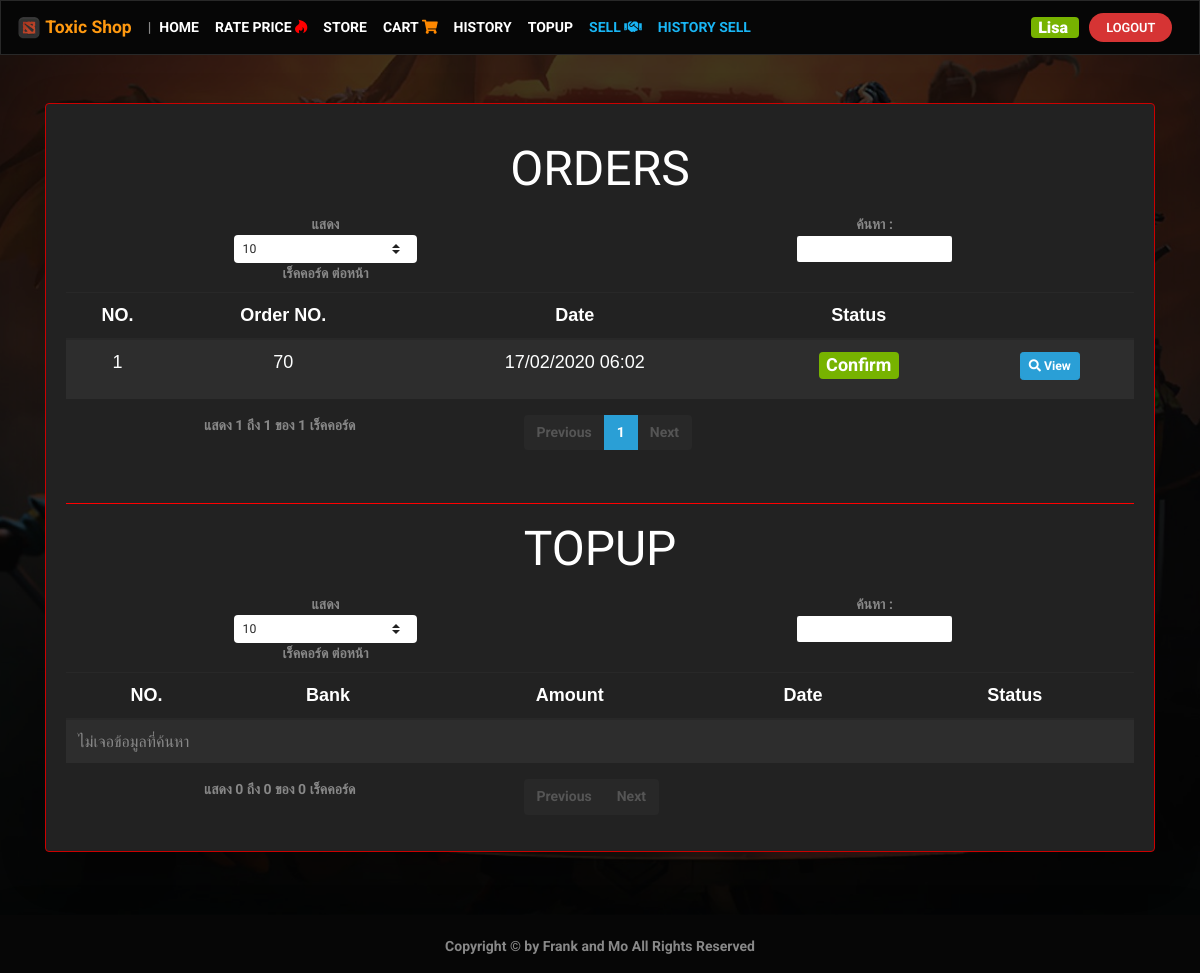
The app's page /history.php (signed in), older data.
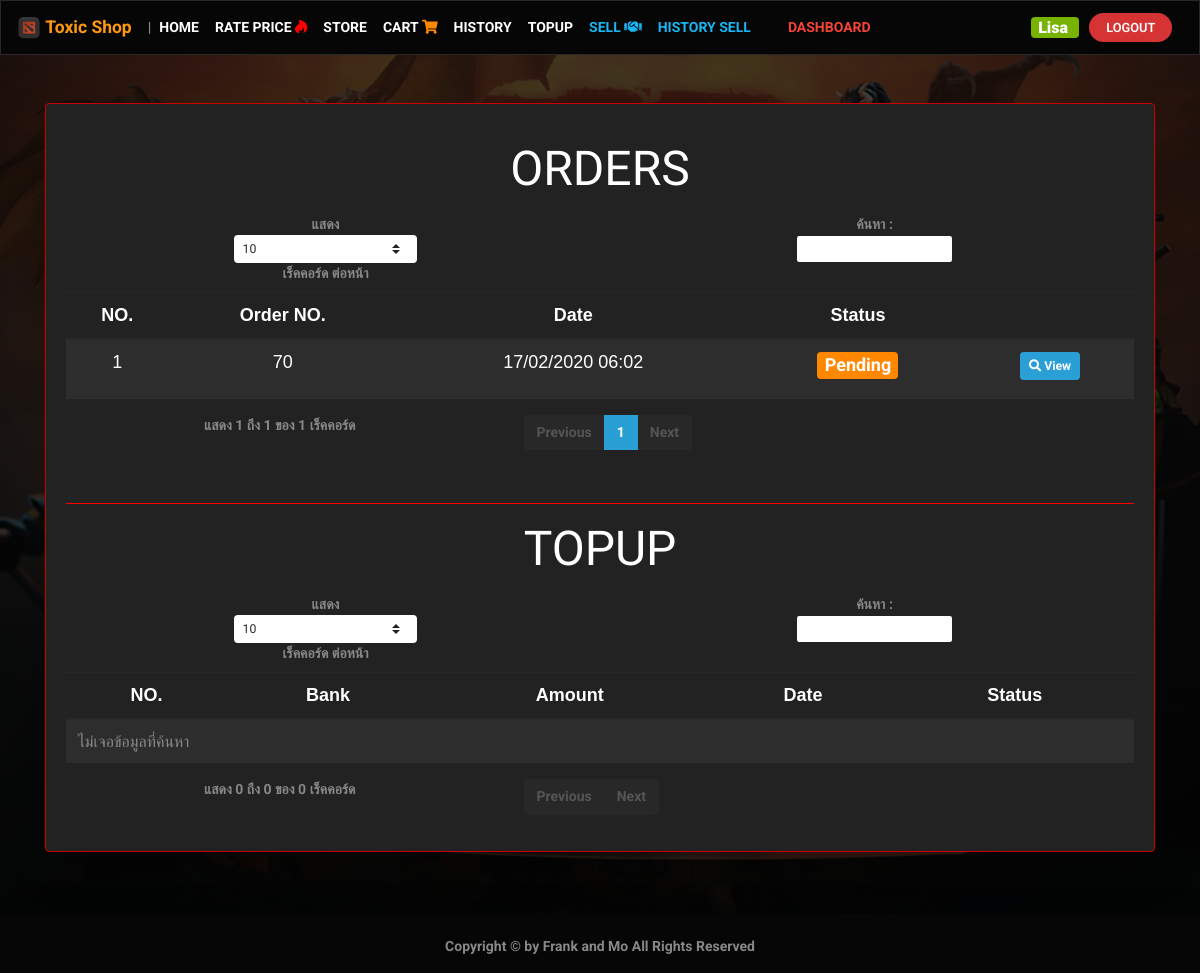
The same page, newer data.
### tables this page shows
CREATE TABLE `orders_run` (
  `ordersid_run` int(10) NOT NULL,
  `u_id` int(10) NOT NULL,
  `ordersdate_run` datetime NOT NULL,
  `status` varchar(1) NOT NULL
);

CREATE TABLE `status_orders` (
  `status_ordersid` int(11) NOT NULL,
  `status_ordersname` varchar(100) NOT NULL
);

### history.php (the view, shortened to what the changed rows need)
<?php
require_once 'config/check.php';
?>
<link rel="stylesheet" type="text/css" href="css/bootstrap.min.css">
<link rel="stylesheet" href="https://use.fontawesome.com/releases/v5.7.2/css/all.css">
<?php require_once 'navbar.php'; ?>
<div class="container">
        <center>
        <div class="card bg-light border-danger shadow-lg mt-5" style="width:100%">
            <div class="card-body">
            <div class="table-responsive-md">
                <table id="example"  class="display table table-striped" style="width:100%">
                    <thead>
                        <tr>
                            <th class="text-center"><font size="4" color="#ffffff"  style="font-family:  sans-serif; ">NO.</font></th>
                            <th class="text-center"><font size="4" color="#ffffff"  style="font-family:  sans-serif; ">Order NO.</font></th>
                            <th class="text-center"><font size="4" color="#ffffff"  style="font-family:  sans-serif; ">Date</font></th>
                            <th class="text-center"><font size="4" color="#ffffff"  style="font-family:  sans-serif; ">Status</font></th>
                            <th class="text-center"><font size="4" color="#ffffff"  style="font-family:  sans-serif; "></font></th>
                        </tr>
                    </thead>
                    <tbody>
                    <?php
                      $num=1;
                      $sql= "SELECT * FROM orders_run AS t1 INNER JOIN users AS t2 ON (t1.u_id = t2.u_id)  INNER JOIN status_orders AS t3 ON (t1.status = t3.status_ordersid) WHERE t1.u_id='".$objResult['u_id']."' ORDER BY ordersid_run DESC";
                      $result = mysqli_query($conn, $sql);
                      while ($data = mysqli_fetch_array($result)) {
                    ?>
                            <tr>
                                <td class="text-center"><font size="4" color="#FDFEFE"  style="font-family:  sans-serif; "><?php echo $num;?></font></td>
                                <td class="text-center"><font size="4" color="#FDFEFE"  style="font-family:  sans-serif; "><?php echo $data['ordersid_run'];?></font></td>
                                <td class="text-center"><font size="4" color="#FDFEFE"  style="font-family:  sans-serif; "><?php echo date('d/m/Y H:i',strtotime($data["ordersdate_run"])); ?></font></td>
                                <td class="text-center">
                                <?php
                                if($data["status_ordersid"] == 1){
                                    echo "<h5><b><span class='badge badge-warning'><font color='#fff'>".$data["status_ordersname"]."</font></span></b></h5>";
                            }
                                if($data["status_ordersid"] == 2){
                                    echo "<h5><b><span class='badge badge-success'><font color='#fff'>".$data["status_ordersname"]."</font></span></b></h5>";
                            }
                            ?>
                                 </td>
                                <td class="text-center">
                                <a class="btn btn-primary btn-sm"href="historyorder.php?id=<?=$data['ordersid_run'];?>" ><i class="fas fa-search"></i><b>&nbsp;View</b></a></td>
                            </tr>
                            <?php
                        $num++;  }
                            ?>
                     </tbody>
                   </table>
                   <br>
                   <table id="example1"  class="display table table-striped" style="width:100%">
                    <thead>
                        <tr>
                            <th class="text-center"><font size="4" color="#ffffff"  style="font-family:  sans-serif; ">NO.</font></th>
                            <th class="text-center"><font size="4" color="#ffffff"  style="font-family:  sans-serif; ">Bank</font></th>
                            <th class="text-center"><font size="4" color="#ffffff"  style="font-family:  sans-serif; ">Amount</font></th>
                            <th class="text-center"><font size="4" color="#ffffff"  style="font-family:  sans-serif; ">Date</font></th>
                            <th class="text-center"><font size="4" color="#ffffff"  style="font-family:  sans-serif; ">Status</font></th>
                        </tr>
                    </thead>
                   </table>
                                        </div>
                                    </div>
                                </div>
                            </div>
    <?php require_once 'footer.php'; ?>

### navbar.php (shortened to what the changed rows need)
<link rel="stylesheet" type="text/css" href="css/bootstrap.min.css">
<link rel="stylesheet" href="https://use.fontawesome.com/releases/v5.7.2/css/all.css">
<nav class="navbar navbar-expand-lg navbar-dark bg-dark '">
  <div class="collapse navbar-collapse" id="navbarColor02">
    <ul class="navbar-nav mr-auto">
      <?php if(@$_SESSION['status'] == 1){ ?>
      <li class="nav-item">
      <a class="nav-link" href="dashboard/index.php"><font color="#f44336"><b>DASHBOARD</b></font></a>
      </li>
      <?php  } ?>
    </ul>
  </div>
</nav>

Row changes from the older to the newer data that the page shows:
changed orders_run id 70: status_orders.status_ordersname "Confirm" → "Pending"
Text that changed along with them:
text now shown: "DASHBOARD"
